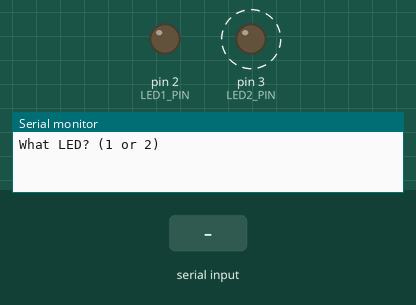
This sketch was run on a simulated Arduino Uno, built with avr-gcc and run on an emulated ATmega328P. On the bench: output pins drawn as LEDs (lit = HIGH), the last lines printed to the serial monitor. Dashed ring = blinking. The test bench sets the inputs (shaded band).

Above: at 1.2 s.
1.3 s: "1\n" received over Serial
4.3 s: "2\n" received over Serial
At 4.8 s:
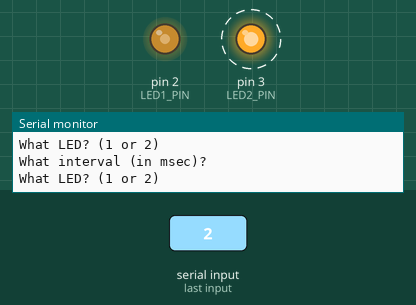
7.3 s: "30,150\n" received over Serial
At 8.74 s:
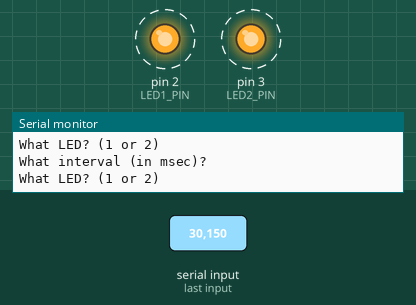
Timing chart, 0 to 16.3 s (numbered marks = the images above; inputs shaded):
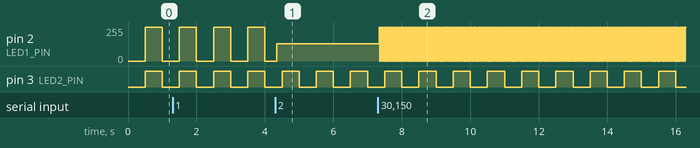

The sketch:

async_led_ce.ino
```cpp
/*
 * Cyclic Executive Task Manager — PROJECT-MYMILLI
 * CMPE311 Project 3
 * Uses custom mymilli() in place of Arduino millis().
 * Custom Timer0 CTC ISR at 1 ms tick. Registers defined locally.
 * Round-robin cyclic executive with function pointer table.
 * LEDs on digital pins 2 and 3. Serial monitor at 9600 baud.
 */

#include "mymilli.h"

#define LED1_PIN 2
#define LED2_PIN 3

// LED blink intervals and last toggle times
unsigned long interval1 = 1000;
unsigned long interval2 = 1000;
unsigned long lastToggle1 = 0;
unsigned long lastToggle2 = 0;
bool state1 = false;
bool state2 = false;

// Tracks which serial input is expected
enum SerialState { WAIT_LED, WAIT_INTERVAL };
SerialState serialState = WAIT_LED;
int selectedLED = 0;
char inputBuffer[16];
int bufferIndex = 0;

void taskSerial(void);
void taskLed1(void);
void taskLed2(void);

typedef void (*TaskFunc)(void);
// Tasks run one at a time in this order
TaskFunc taskTable[] = { taskSerial, taskLed1, taskLed2 };
const int NUM_TASKS = sizeof(taskTable) / sizeof(taskTable[0]);

void setup() {
    Serial.begin(9600);
    mymilli_init();

    while (Serial.available() > 0) {
        Serial.read();
    }

    pinMode(LED1_PIN, OUTPUT);
    pinMode(LED2_PIN, OUTPUT);
    digitalWrite(LED1_PIN, LOW);
    digitalWrite(LED2_PIN, LOW);

    Serial.println("What LED? (1 or 2)");
}

void loop() {
    static int currentTask = 0;
    // Run the next task in the table
    taskTable[currentTask]();
    currentTask = (currentTask + 1) % NUM_TASKS;
}

void taskSerial(void) {
    while (Serial.available() > 0) {
        char c = Serial.read();

        if (serialState == WAIT_LED) {
            if (c == '1' || c == '2') {
                selectedLED = c - '0';
                serialState = WAIT_INTERVAL;
                bufferIndex = 0;
                Serial.print("What interval (in msec)? ");
            }
        }
        else if (serialState == WAIT_INTERVAL) {
            if (c >= '0' && c <= '9') {
                if (bufferIndex < sizeof(inputBuffer) - 1) {
                    inputBuffer[bufferIndex++] = c;
                }
            }
            else if (c == '\n' || c == '\r') {
                if (bufferIndex > 0) {
                    inputBuffer[bufferIndex] = '\0';
                    unsigned long interval = atol(inputBuffer);
                    if (interval > 0) {
                        if (selectedLED == 1) {
                            interval1 = interval;
                            lastToggle1 = mymilli();
                        }
                        else if (selectedLED == 2) {
                            interval2 = interval;
                            lastToggle2 = mymilli();
                        }
                    }
                    // Return to asking which LED to control
                    serialState = WAIT_LED;
                    bufferIndex = 0;
                    Serial.println();
                    Serial.println("What LED? (1 or 2)");
                }
            }
        }
    }
}

void taskLed1(void) {
    unsigned long now = mymilli();
    // Toggle LED 1 when half its interval has passed
    if (now - lastToggle1 >= interval1 / 2) {
        state1 = !state1;
        digitalWrite(LED1_PIN, state1 ? HIGH : LOW);
        lastToggle1 = now;
    }
}

void taskLed2(void) {
    unsigned long now = mymilli();
    // Toggle LED 2 when half its interval has passed
    if (now - lastToggle2 >= interval2 / 2) {
        state2 = !state2;
        digitalWrite(LED2_PIN, state2 ? HIGH : LOW);
        lastToggle2 = now;
    }
}
```

mymilli.c
```cpp
#include "mymilli.h"
#include <avr/interrupt.h>

// Stores the number of milliseconds
static volatile unsigned long my_timer0_millis = 0;

void mymilli_init(void) {
    cli(); // Disable interrupts during setup

    TIMER0_CTRL_A = TIMER0_WGM01;
    TIMER0_CTRL_B = TIMER0_CS01 | TIMER0_CS00;
    TIMER0_COMPARE_A = 249;
    TIMER0_COUNT = 0;
    TIMER0_INT_MASK = TIMER0_OCIE0A;

    sei(); // Enable interrupts
}

unsigned long mymilli(void) {
    unsigned long m;
    uint8_t oldSREG = SREG;
    cli(); // Prevent the counter from changing during the read
    m = my_timer0_millis;
    SREG = oldSREG;
    return m;
}

// Runs each time Timer0 reaches the compare value
ISR(TIMER0_COMPA_vect) {
    my_timer0_millis++;
}
```

mymilli.h
```cpp
#ifndef MYMILLI_H
#define MYMILLI_H

#include <stdint.h>

// Timer0 registers
#define TIMER0_CTRL_A     (*(volatile uint8_t *)0x44)
#define TIMER0_CTRL_B     (*(volatile uint8_t *)0x45)
#define TIMER0_COUNT      (*(volatile uint8_t *)0x46)
#define TIMER0_COMPARE_A  (*(volatile uint8_t *)0x47)
#define TIMER0_INT_MASK   (*(volatile uint8_t *)0x6E)

// Timer0 settings
#define TIMER0_WGM01      (1 << 1)
#define TIMER0_CS01       (1 << 1)
#define TIMER0_CS00       (1 << 0)
#define TIMER0_OCIE0A     (1 << 1)

#ifdef __cplusplus
extern "C" {
#endif
// Function declarations
void mymilli_init(void);
unsigned long mymilli(void);

#ifdef __cplusplus
}
#endif

#endif
```

Measured:
- after the input at 7.3 s, pin 2 (LED1_PIN): alternates 255/255 for 0.02 s and 0/255 for 0.02 s, starting after 0.05 s
- by itself, pin 3 (LED2_PIN): alternates HIGH for 0.50 s and LOW for 0.50 s
